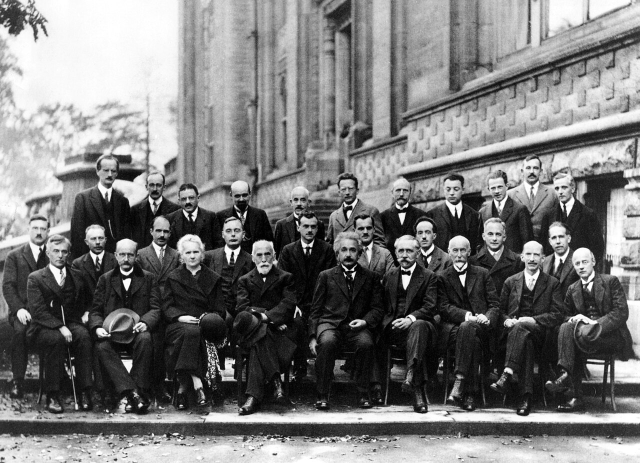
#> input picture tests/assets/solvay_conference.jpg, 1280 x 926 px (shown at 1/2 size)
$ python -i _face_runtime.py   (imports and definitions only)
#> lines starting #> are read from the running program, lines starting #| are printed output that depends on the picture
"""Face enrolment cache, embeddings and matching.

Recognition backends: ``sface`` (OpenCV's SFace network on a YuNet-aligned face; used when its model file is installed)
and ``pixels`` (a 32x32 grey-pixel vector; the fallback, easily fooled by lighting). On a 29-face photo under lighting,
shift and blur changes SFace at threshold 0.5 recognised the same face 98.9% of the time and matched strangers 0.25% of
the time; the pixel method at its 0.82 threshold recognised only 62%.
"""
from __future__ import annotations

import logging
import threading
from pathlib import Path
from typing import Optional

import cv2
import numpy as np
from sqlmodel import Session, select

from guardlens.events import FaceImage, Person, Setting, get_engine

logger = logging.getLogger("guardlens.faces")

SFACE_DIM = 128
THRESHOLDS = {"sface": 0.5, "pixels": 0.82}


# [13 lines left out: function faces_on_people, not called in this run]


def _unit(vec: np.ndarray) -> np.ndarray:
    vec = np.asarray(vec, dtype=np.float32).reshape(-1)
    norm = np.linalg.norm(vec)
    return vec / norm if norm else vec


class FaceRuntime:
    def __init__(self):
        self._lock = threading.Lock()
        self._cv_lock = threading.Lock()  # OpenCV's network objects are not thread-safe
        self._entries: list[tuple[int, str, bool, np.ndarray]] = []
        self.faces_dir = Path("data/faces")
        self.threshold = THRESHOLDS["pixels"]
        self._sface = None
        self._yunet = None

    # -- setup ----------------------------------------------------------------------------------------------------
    # [20 lines left out: function configure, not called in this run]

    @property
    def backend(self) -> str:
        return "sface" if self._sface is not None else "pixels"

    @property
    def dimension(self) -> int:
        return SFACE_DIM if self._sface is not None else 32 * 32

    # -- embeddings -----------------------------------------------------------------------------------------------
    @staticmethod
    def embedding(face_bgr: np.ndarray) -> np.ndarray:
        """The simple pixel embedding (fallback backend)."""
        gray = cv2.cvtColor(face_bgr, cv2.COLOR_BGR2GRAY) if face_bgr.ndim == 3 else face_bgr
        vec = cv2.resize(gray, (32, 32), interpolation=cv2.INTER_AREA).astype(np.float32).reshape(-1)
        vec -= vec.mean()
        return _unit(vec)

    # [6 lines left out: function embed_detection, not called in this run]

    def _embed_unaligned(self, crop: np.ndarray) -> np.ndarray:
        with self._cv_lock:
            return _unit(self._sface.feature(cv2.resize(crop, (112, 112), interpolation=cv2.INTER_AREA)))

    def embed_image(self, image: np.ndarray) -> tuple[np.ndarray, bool]:
        """Embed the largest face in an uploaded or stored picture. Returns (embedding, a face was found).

        A picture with no detectable face (e.g. an already tightly cropped photo) is embedded whole.
        """
        h, w = image.shape[:2]
        if self._yunet is not None:
            with self._cv_lock:
                self._yunet.setInputSize((w, h))
                _, rows = self._yunet.detect(image)
            if rows is not None and len(rows):
                row = max(rows, key=lambda r: r[2] * r[3])
                return self.embed_detection(image, row, image), True
        else:
            cascade = cv2.CascadeClassifier(cv2.data.haarcascades + "haarcascade_frontalface_default.xml")
            boxes = cascade.detectMultiScale(cv2.cvtColor(image, cv2.COLOR_BGR2GRAY), 1.1, 5, minSize=(40, 40))
            if len(boxes):
                x, y, bw, bh = max(boxes, key=lambda b: b[2] * b[3])
                return self.embedding(image[y:y + bh, x:x + bw]), True
        return (self._embed_unaligned(image) if self._sface is not None else self.embedding(image)), False

    # -- enrolled people ------------------------------------------------------------------------------------------
    # [40 lines left out: functions reload, _reembed, match, policy, not called in this run]


face_runtime = FaceRuntime()

>>> import cv2
>>> picture = cv2.imread('../../tests/assets/solvay_conference.jpg')
#> picture is the input picture: shape (926, 1280, 3); min 0, max 255, mean 120.8
>>> result = FaceRuntime().embed_image(picture)
#> in embed_image, `boxes = cascade.detectMultiScale(cv2.cvtColor(image, cv2.COLOR_BGR2GRA..`: boxes = 26 rows, first 6: [1040, 318, 48, 48], [672, 361, 46, 46], [880, 360, 50, 50], [1096, 356, 53, 53], [778, 361, 51, 51], [458, 372, 51, 51]
#> in embed_image, `x, y, bw, bh = max(boxes, key=lambda b: b[2] * b[3])`: x = 496; y = 485; bw = 63
#> in embedding, `gray = cv2.cvtColor(face_bgr, cv2.COLOR_BGR2GRAY) if face_bgr.ndim == ..`:
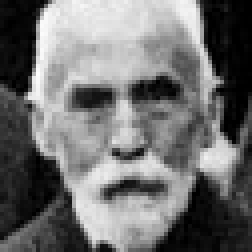
#> gray: shape (63, 63) (shown 4 times larger); min 0, max 255, mean 112
#> in embedding, `vec = cv2.resize(gray, (32, 32), interpolation=cv2.INTER_AREA).astype(..`: vec = 1024 values, max 241 at index 70, min 0 at index 31, mean 112
#> in embedding, `vec -= vec.mean()`: vec = 1024 values, max 129 at index 70, min -112 at index 31, mean 0
#> in _unit, `norm = np.linalg.norm(vec)`: norm = 2458
